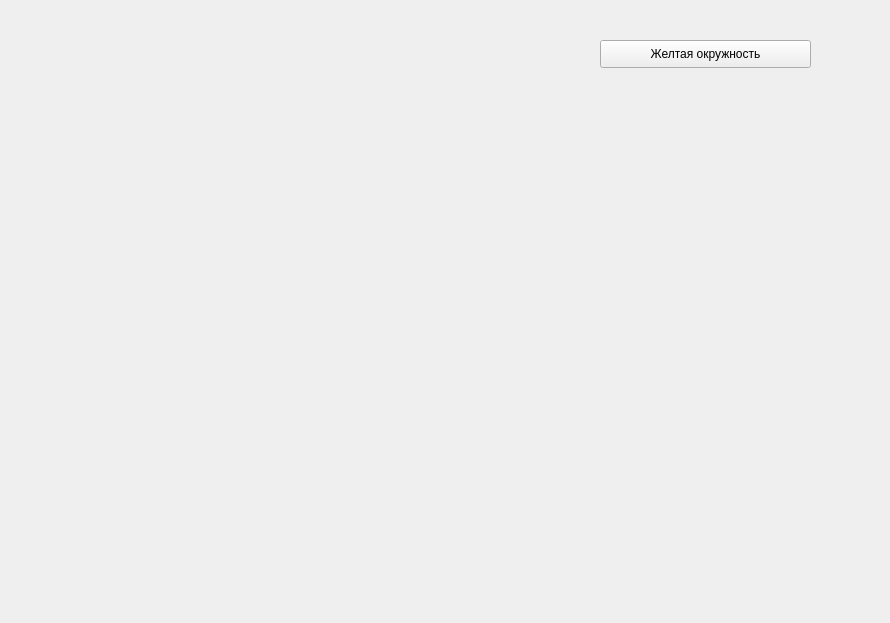
<?xml version="1.0" encoding="UTF-8"?>
<ui version="4.0">
 <class>Form</class>
 <widget class="QWidget" name="Form">
  <property name="geometry">
   <rect>
    <x>0</x>
    <y>0</y>
    <width>890</width>
    <height>623</height>
   </rect>
  </property>
  <property name="windowTitle">
   <string>Form</string>
  </property>
  <widget class="QPushButton" name="pushButton">
   <property name="geometry">
    <rect>
     <x>600</x>
     <y>40</y>
     <width>211</width>
     <height>28</height>
    </rect>
   </property>
   <property name="text">
    <string>Желтая окружность</string>
   </property>
  </widget>
 </widget>
 <resources/>
 <connections/>
</ui>
